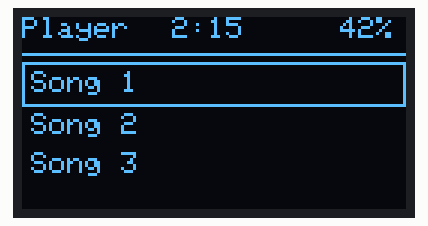
The sketch below on a simulated Arduino Uno, built with avr-gcc and run on an emulated ATmega328P. Shown: 128×64 one-colour display.

Above: at 0.1 s.
At 1.1 s:
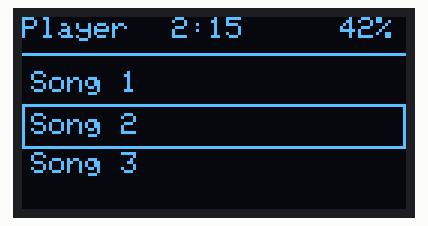
At 2.2 s:
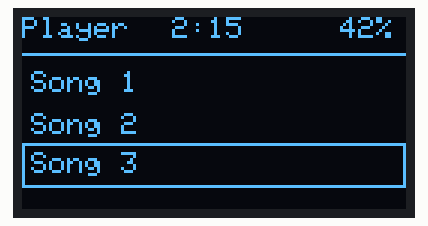
At 3.2 s:
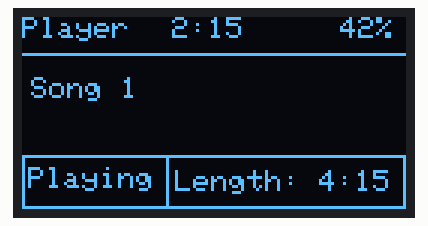

The sketch:

musicPlayerFace.ino
```cpp
#include <SPI.h>
#include <Wire.h>
#include <Adafruit_GFX.h>
#include <Adafruit_SSD1306.h>

#define SCREEN_WIDTH 128 // OLED display width, in pixels
#define SCREEN_HEIGHT 64 // OLED display height, in pixels

// Declaration for an SSD1306 display connected to I2C (SDA, SCL pins)
#define OLED_RESET     4 // Reset pin # (or -1 if sharing Arduino reset pin)
Adafruit_SSD1306 display(SCREEN_WIDTH, SCREEN_HEIGHT, &Wire, OLED_RESET);
int select = 0;
bool flag = false;
void setup() {
  // put your setup code here, to run once:
  Serial.begin(9600);

  // SSD1306_SWITCHCAPVCC = generate display voltage from 3.3V internally
  if(!display.begin(SSD1306_SWITCHCAPVCC, 0x3C)) { // Address 0x3C for 128x32
    Serial.println(F("SSD1306 allocation failed"));
    for(;;); // Don't proceed, loop forever
  }

  // Show initial display buffer contents on the screen --
  // the library initializes this with an Adafruit splash screen.
  //display.display();
  //delay(2000); // Pause for 2 seconds

  // Clear the buffer
  display.clearDisplay();
  display.setTextSize(1);             // Normal 1:1 pixel scale
  display.setTextColor(WHITE);        // Draw white text
}

void listFace(){
  display.clearDisplay();
  display.setCursor(0,0);
  display.print("Player");
  display.setCursor(50, 0);
  display.print("2:15");
  display.setCursor(106, 0);
  display.print("42");
  display.print("%");
  display.setCursor(0, 0);
  display.drawLine(0, 12, display.width(), 12, WHITE);
  display.setCursor(3,18);
  display.print("Song 1");
  display.setCursor(3,32);
  display.print("Song 2");
  display.setCursor(3,45);
  display.print("Song 3");
  switch(select){
    case 0:display.drawRoundRect(0,15, 128, 15, 0, WHITE);
            break;
    case 1:display.drawRoundRect(0,29, 128, 15, 0, WHITE);
            break;
    case 2:display.drawRoundRect(0,42, 128, 15, 0, WHITE);
            break;
  }
  display.display(); // Update screen with each newly-drawn line
  delay(1);
}

void playerFace(){
  display.clearDisplay();
  display.setCursor(0,0);
  display.print("Player");
  display.setCursor(50, 0);
  display.print("2:15");
  display.setCursor(106, 0);
  display.print("42");
  display.print("%");
  display.setCursor(0, 0);
  display.drawLine(0, 12, display.width(), 12, WHITE);
  display.setCursor(3,20);
  display.print("Song 1");
  display.drawLine(0, 46, display.width(), 46, WHITE);
  display.setCursor(2,50);
  display.print("Playing  ");
  display.drawLine(48, 46, 48, 64, WHITE);
  display.setCursor(51 ,51);
  display.print("Length: ");
  display.print("4:15");
  display.drawLine(0, 63, display.width(), 63, WHITE);
  display.drawLine(0, 46, 0, 64, WHITE);
  display.drawLine(127, 46, 127, 64, WHITE);
  display.display(); // Update screen with each newly-drawn line
  delay(1);
}

void loop() {
  // put your main code here, to run repeatedly:
  if(flag){
    playerFace();
    delay(2000);
    flag = false;
    select = -1;
  }
  else {
    listFace();
  }

  delay(1000);

  select += 1;
  if(select == 3) {
    select = 0;
    flag = true;
  }

}
```

Measured:
- by itself, everything shown: repeats every 6.1 s, in 4 steps
- what the display in image 1 shows lasts 1.0 s, from 1.1 s to 2.1 s
- what the display in image 3 shows lasts 3.0 s, from 3.2 s to 6.2 s
